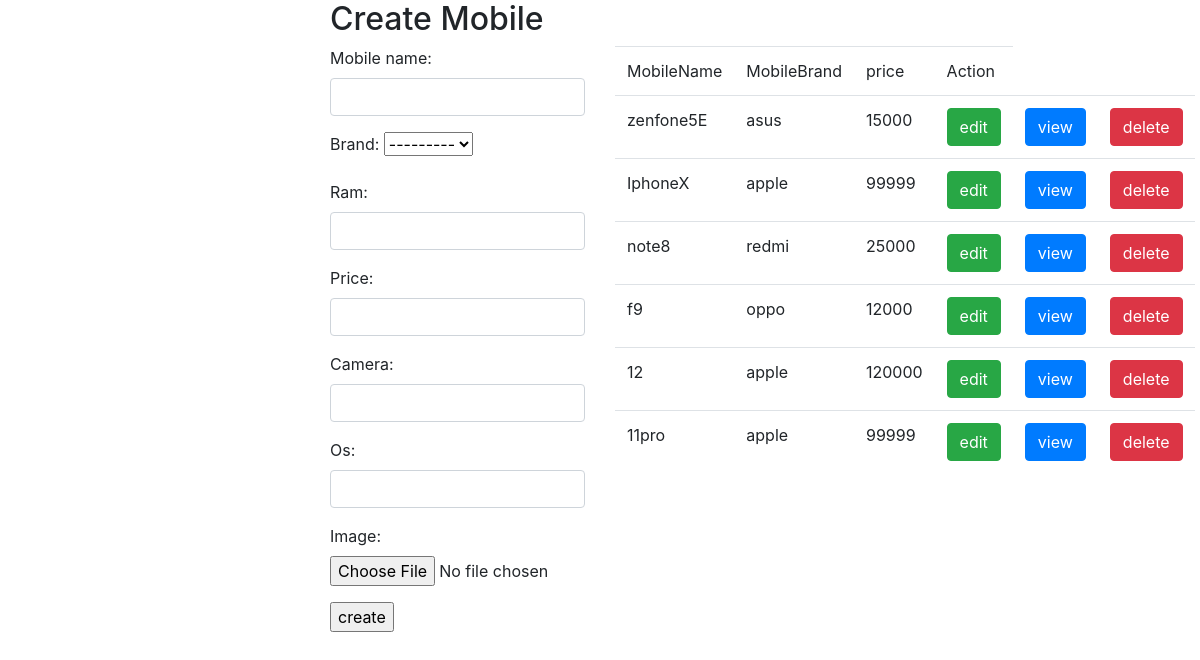
The page /product/createMobile on the database its author committed.
### product/models.py (models this page shows, shortened)
class Mobile(models.Model):
    mobile_name=models.CharField(max_length=120,unique=True)
    brand=models.ForeignKey(Brand,on_delete=models.CASCADE)
    ram=models.CharField(max_length=120)
    price=models.IntegerField()
    camera=models.CharField(max_length=120)
    os=models.CharField(max_length=120)
    image=models.ImageField(upload_to="images")

class Brand(models.Model):
    brand_name=models.CharField(max_length=120,unique=True)
    def __str__(self):
        return self.brand_name

### product/views.py (the view)
# urls.py: path('createMobile',createMobile,name='createMobile'),
def createMobile(request):
    form=MobileCreateFrm()
    context={}
    context['form']=form
    mobiles=Mobile.objects.all()
    context["mobiles"]=mobiles
    if(request.method=="POST"):
        form=MobileCreateFrm(request.POST,request.FILES)
        if form.is_valid():
            form.save()
            return redirect("createMobile")
    return render(request,"product/createMobile.html",context)

### product/forms.py
class MobileCreateFrm(ModelForm):
    class Meta:
        model=Mobile
        fields = "__all__"
        widgets={
            'mobile_name':forms.TextInput(attrs={'class':'form-control'}),
            'ram': forms.TextInput(attrs={'class': 'form-control'}),
            'price': forms.TextInput(attrs={'class': 'form-control'}),
            'camera': forms.TextInput(attrs={'class': 'form-control'}),
            'os': forms.TextInput(attrs={'class': 'form-control'}),
        }

### product/templates/product/createMobile.html (shortened to what this page needs)
<!DOCTYPE html>
<html lang="en">
<head>
    <link rel="stylesheet" href="https://stackpath.bootstrapcdn.com/bootstrap/4.5.2/css/bootstrap.min.css">
</head>
<body>
<div class="container">
    <div class="row">
        <div class="col-3"></div>
        <div class="col-3"><h2>Create Mobile</h2></div>
        <div class="col-3"></div>
    </div>
     <div class="row">
        <div class="col-3"></div>
        <div class="col-3">
            <form method="post" enctype="multipart/form-data">
                {{form.as_p}}
<input type="submit" value="create">
            </form>
        </div>
        <div class="col-3">
            <table class="table">
                <tr>
                    <td>MobileName</td>
                    <td>MobileBrand</td>
                    <td>price</td>
                    <td>Action</td>
                </tr>
                {%for mobile in mobiles%}
                <tr>
                    <td>{{mobile.mobile_name}}</td>
                    <td>{{mobile.brand}}</td>
                    <td>{{mobile.price}}</td>
                    <td><a href="{%url 'mobileedit' mobile.id %}" class="btn btn-success">edit</a> </td>
                    <td><a href="{%url 'mobileViewDetails' mobile.id %}" class="btn btn-primary">view</a> </td>
                    <td><a href="{%url 'deleteMobile' mobile.id %}" class="btn btn-danger">delete</a> </td>
                </tr>
                {% endfor %}
            </table>
        </div>
    </div>
</div>
</body>
</html>

### rows shown on the page
Mobile: mobile_name "zenfone5E", brand "asus", price "15000"
Mobile: mobile_name "IphoneX", brand "apple", price "99999"
Mobile: mobile_name "note8", brand "redmi", price "25000"
Mobile: mobile_name "f9", brand "oppo", price "12000"
Mobile: mobile_name "12", brand "apple", price "120000"
Mobile: mobile_name "11pro", brand "apple", price "99999"
